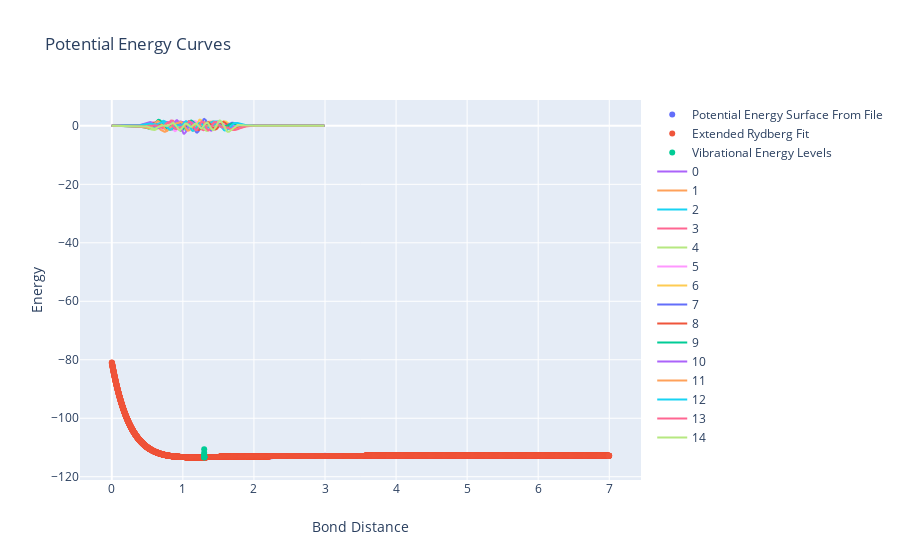

Here is the notebook cell this chart was saved with:
### Code cell
#Run Functions with Jupyter Widgets Overlay Here

print("Please choose how you like to set up the Extended-Rydberg Equation:")
choice = widgets.ToggleButtons(
    options = ["Use File", "Use Diatomic Constants"],
    button_style = "info",
    tooltips = ["", "Use Diatomic Constants"],
    value = None,
)

basisSize = widgets.IntText()

display(choice)

choice.observe(main, "value")

### Figure 1 — Plotly figure (JSON) as saved in the notebook; plotly's stock layout.template omitted (floating-point values rounded to 4 significant figures; data arrays with more than 128 entries replaced by an {"elided": "..."} marker saying what was removed)
{"data": [{"connectgaps": true, "mode": "markers", "name": "Potential Energy Surface From File", "type": "scatter", "x": [0.85, 0.9, 0.95, 1, 1.04, 1.09, 1.14, 1.19, 1.24, 1.29, 1.35, 1.4, 1.45, 1.5, 1.55, 1.6, 1.7, 1.75, 1.8, 1.9, 2, 2.25, 2.38, 2.5, 2.75, 3], "y": [-113.0, -113.1, -113.2, -113.3, -113.3, -113.3, -113.3, -113.3, -113.3, -113.3, -113.3, -113.3, -113.2, -113.2, -113.2, -113.2, -113.1, -113.1, -113.1, -113.1, -113.0, -113.0, -112.9, -112.9, -112.9, -112.9]}, {"connectgaps": true, "mode": "markers", "name": "Extended Rydberg Fit", "type": "scatter", "x": {"elided": "7000 float values"}, "y": {"elided": "7000 float values"}}, {"connectgaps": false, "mode": "markers", "name": "Vibrational Energy Levels", "type": "scatter", "x": [1.3, 1.3, 1.3, 1.3, 1.3, 1.3, 1.3, 1.3, 1.3, 1.3, 1.3, 1.3, 1.3, 1.3, 1.3], "y": [-113.3, -113.3, -113.3, -113.3, -113.3, -113.3, -113.2, -113.2, -113.2, -113.1, -113.1, -112.8, -112.5, -111.8, -110.6]}, {"name": "0", "type": "scatter", "x": {"elided": "300 float values"}, "y": {"elided": "300 float values"}}, {"name": "1", "type": "scatter", "x": {"elided": "300 float values"}, "y": {"elided": "300 float values"}}, {"name": "2", "type": "scatter", "x": {"elided": "300 float values"}, "y": {"elided": "300 float values"}}, {"name": "3", "type": "scatter", "x": {"elided": "300 float values"}, "y": {"elided": "300 float values"}}, {"name": "4", "type": "scatter", "x": {"elided": "300 float values"}, "y": {"elided": "300 float values"}}, {"name": "5", "type": "scatter", "x": {"elided": "300 float values"}, "y": {"elided": "300 float values"}}, {"name": "6", "type": "scatter", "x": {"elided": "300 float values"}, "y": {"elided": "300 float values"}}, {"name": "7", "type": "scatter", "x": {"elided": "300 float values"}, "y": {"elided": "300 float values"}}, {"name": "8", "type": "scatter", "x": {"elided": "300 float values"}, "y": {"elided": "300 float values"}}, {"name": "9", "type": "scatter", "x": {"elided": "300 float values"}, "y": {"elided": "300 float values"}}, {"name": "10", "type": "scatter", "x": {"elided": "300 float values"}, "y": {"elided": "300 float values"}}, {"name": "11", "type": "scatter", "x": {"elided": "300 float values"}, "y": {"elided": "300 float values"}}, {"name": "12", "type": "scatter", "x": {"elided": "300 float values"}, "y": {"elided": "300 float values"}}, {"name": "13", "type": "scatter", "x": {"elided": "300 float values"}, "y": {"elided": "300 float values"}}, {"name": "14", "type": "scatter", "x": {"elided": "300 float values"}, "y": {"elided": "300 float values"}}], "layout": {"title": {"text": "Potential Energy Curves"}, "xaxis": {"title": {"text": "Bond Distance"}}, "yaxis": {"title": {"text": "Energy"}}}}
